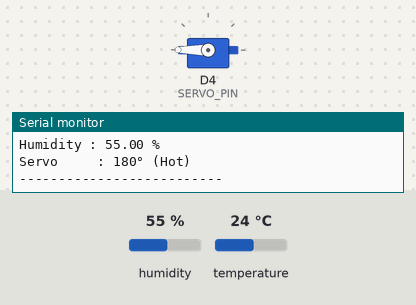
Bench run of a sketch on a simulated ESP8266 (NodeMCU). Shown: servo, the last lines printed to the serial monitor. Inputs (shaded band) come from the test bench; at power-on: temperature 24 °C, humidity 55 %.

Above: at 4.8 s.
4.9 s: temperature set to 21 °C
At 7.3 s:
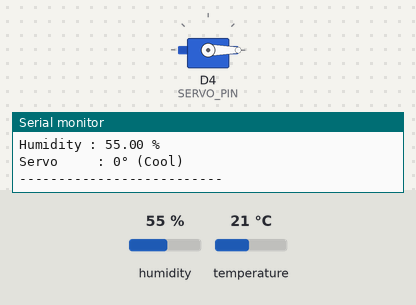
7.9 s: temperature set to 28 °C
At 8.5 s:
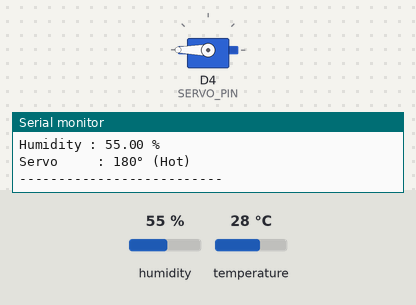
10.9 s: temperature set to 12 °C
At 13.5 s:
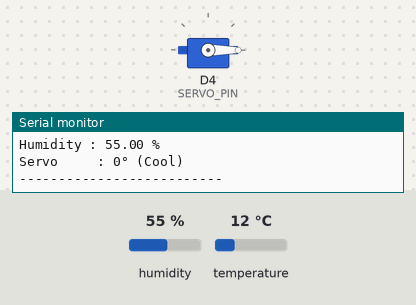
Timing chart, 0 to 15.0 s (numbered marks = the images above; inputs shaded):
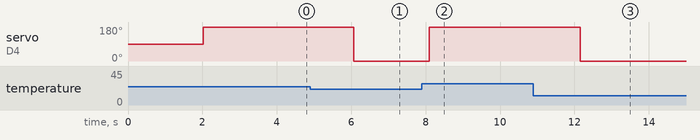

Measured:
- the behaviour switches between 23 and 22 °C on temperature (found by bisection; images 0 and 1)
- after the input at 4.9 s, servo on D4 (SERVO_PIN): 180° → 0° after 1.2 s
- after the input at 7.9 s, servo on D4 (SERVO_PIN): 0° → 180° after 0.20 s
- after the input at 10.9 s, servo on D4 (SERVO_PIN): 180° → 0° after 1.3 s

The sketch:

Servo_DHT11.ino
```cpp
#include <DHT.h>
#include <Servo.h>

#define DHTPIN    D1
#define DHTTYPE   DHT11
#define SERVO_PIN D4

#define TEMP_THRESHOLD 23.0

DHT dht(DHTPIN, DHTTYPE);
Servo myServo;

void setup() {
  Serial.begin(115200);
  dht.begin();
  myServo.attach(SERVO_PIN);
  Serial.println("DHT11 + Servo Ready!");
}

void loop() {
  delay(2000);

  float humidity = dht.readHumidity();
  float tempC    = dht.readTemperature();

  if (isnan(humidity) || isnan(tempC)) {
    Serial.println("Sensor error! Check wiring.");
    return;
  }


  Serial.print("Temp     : "); Serial.print(tempC);    Serial.println(" C");
  Serial.print("Humidity : "); Serial.print(humidity); Serial.println(" %");


  if (tempC < TEMP_THRESHOLD) {
    myServo.write(0);
    Serial.println("Servo     : 0° (Cool)");
  } else {
    myServo.write(180);
    Serial.println("Servo     : 180° (Hot)");
  }

  Serial.println("--------------------------");
}
```
